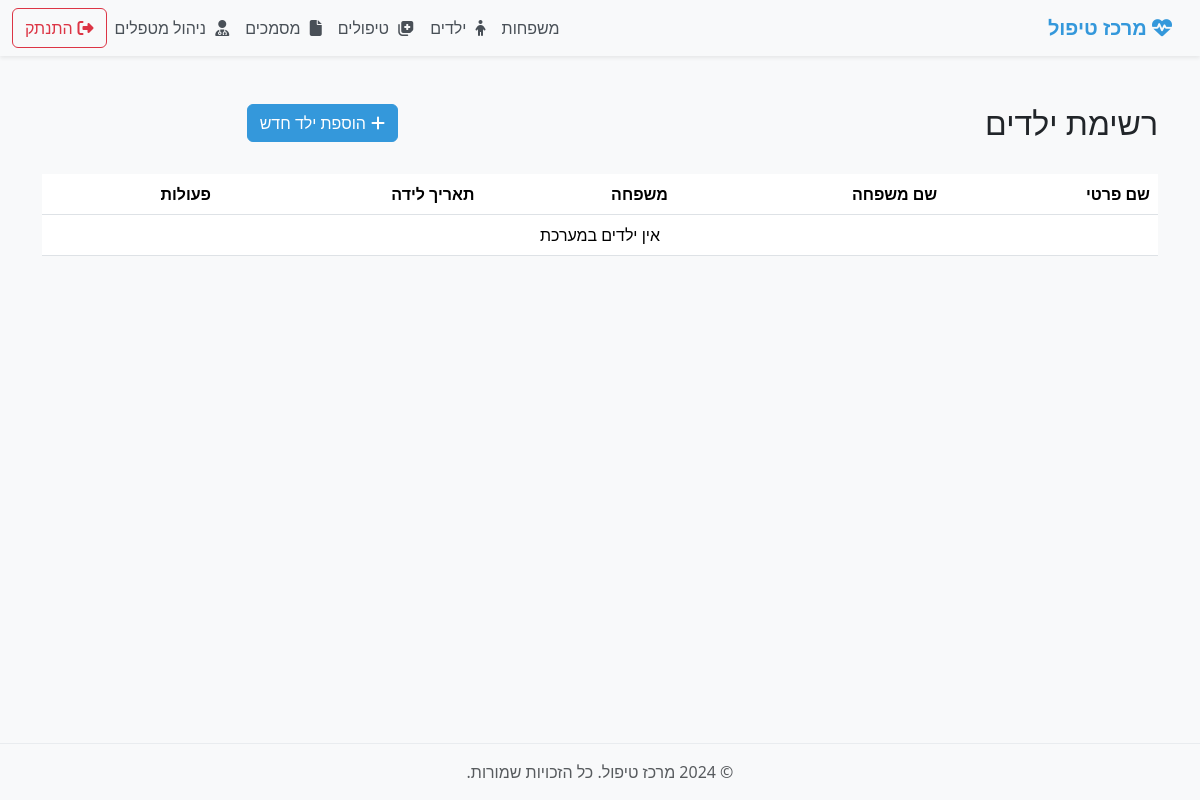
/children/ (signed in), run on an earlier commit of the app's database.
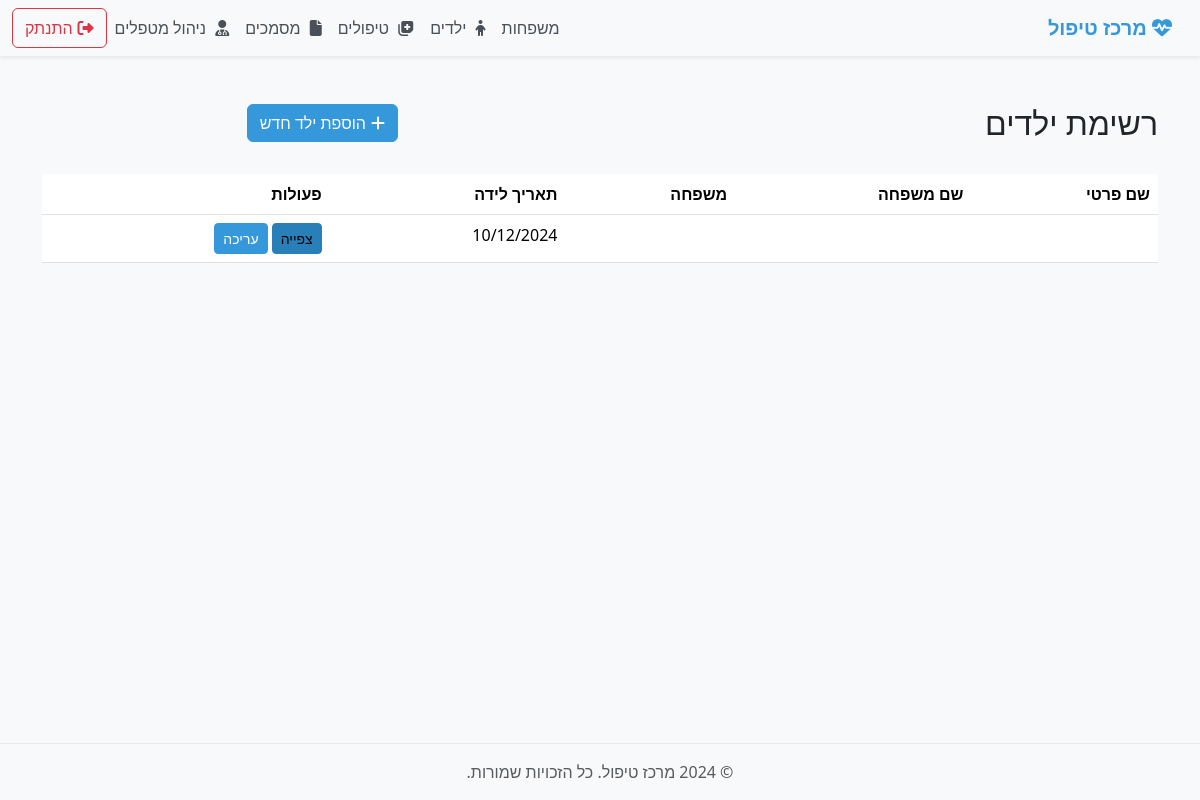
And on a later commit of the database.
### treatment_app/models.py (models this page shows, shortened)
class Child(models.Model):
    family = models.ForeignKey(
        Family,
        on_delete=models.CASCADE,
        related_name='children',
        verbose_name=_('משפחה')
    )
    name = models.CharField(max_length=100, verbose_name=_('שם הילד'))
    birth_date = models.DateField(verbose_name=_('תאריך לידה'))
    gender = models.CharField(
        max_length=10,
        choices=[('male', _('זכר')), ('female', _('נקבה'))],
        verbose_name=_('מגדר')
    )
    school = models.CharField(max_length=100, verbose_name=_('בית ספר'), blank=True)
    grade = models.CharField(max_length=20, verbose_name=_('כיתה'), blank=True)
    teacher_name = models.CharField(max_length=100, verbose_name=_('שם המורה'), blank=True)
    teacher_phone = models.CharField(max_length=20, verbose_name=_('טלפון המורה'), blank=True)
    school_counselor_name = models.CharField(max_length=100, verbose_name=_('שם היועץ/ת'), blank=True)
    school_counselor_phone = models.CharField(max_length=20, verbose_name=_('טלפון היועץ/ת'), blank=True)
    allergies = models.TextField(verbose_name=_('אלרגיות'), blank=True)
    medications = models.TextField(verbose_name=_('תרופות'), blank=True)
    special_needs = models.TextField(verbose_name=_('צרכים מיוחדים'), blank=True)
    medical_info = models.TextField(verbose_name=_('מידע רפואי'), blank=True)
    notes = models.TextField(verbose_name=_('הערות'), blank=True)
    therapist = models.ForeignKey(
        'TherapistProfile',
        on_delete=models.SET_NULL,
        null=True,
        blank=True,
        verbose_name=_('מטפל')
    )
    created_at = models.DateTimeField(auto_now_add=True, verbose_name=_('נוצר ב'))
    updated_at = models.DateTimeField(auto_now=True, verbose_name=_('עודכן ב'))
    class Meta:
        verbose_name = _('ילד')
        verbose_name_plural = _('ילדים')
        ordering = ['family', 'name']

### treatment_app/views.py (the view, shortened to what this page needs)
# urls.py: path('children/', views.ChildListView.as_view(), name='child-list'),
class ChildListView(LoginRequiredMixin, ListView):
    model = Child
    template_name = 'treatment_app/child_list.html'
    context_object_name = 'children'
    ordering = ['family', 'name']
    def get_queryset(self):
        queryset = super().get_queryset()
        user = self.request.user
        return queryset

### treatment_app/templates/treatment_app/child_list.html (shortened to what this page needs)
{% extends "treatment_app/base.html" %}
{% load crispy_forms_tags %}
{% block content %}
<div class="container mt-4">
    <div class="row mb-4">
        <div class="col-md-8">
            <h2>רשימת ילדים</h2>
        </div>
        <div class="col-md-4 text-left">
            <a href="{% url 'treatment_app:child-create' %}" class="btn btn-primary">
                <i class="fas fa-plus"></i> הוספת ילד חדש
            </a>
        </div>
    </div>
    <div class="row">
        <div class="col-md-12">
            <div class="table-responsive">
                <table class="table table-hover">
                    <thead>
                        <tr>
                            <th>שם פרטי</th>
                            <th>שם משפחה</th>
                            <th>משפחה</th>
                            <th>תאריך לידה</th>
                            <th>פעולות</th>
                        </tr>
                    </thead>
                    <tbody>
                        {% for child in children %}
                        <tr>
                            <td>{{ child.first_name }}</td>
                            <td>{{ child.last_name }}</td>
                            <td><a href="{% url 'treatment_app:family-detail' child.family.id %}">{{ child.family.family_name }}</a></td>
                            <td>{{ child.birth_date|date:"d/m/Y" }}</td>
                            <td>
                                <a href="{% url 'treatment_app:child-detail' child.id %}" class="btn btn-info btn-sm">צפייה</a>
                                <a href="{% url 'treatment_app:child-update' child.id %}" class="btn btn-primary btn-sm">עריכה</a>
                            </td>
                        </tr>
                        {% empty %}
                        <tr>
                            <td colspan="5" class="text-center">אין ילדים במערכת</td>
                        </tr>
                        {% endfor %}
                    </tbody>
                </table>
            </div>
        </div>
    </div>
</div>
{% endblock %}

What changed in the data, as far as the page shows it:
added Child: birth_date "10/12/2024"
Also different on the page:
text no longer shown: "אין ילדים במערכת"
